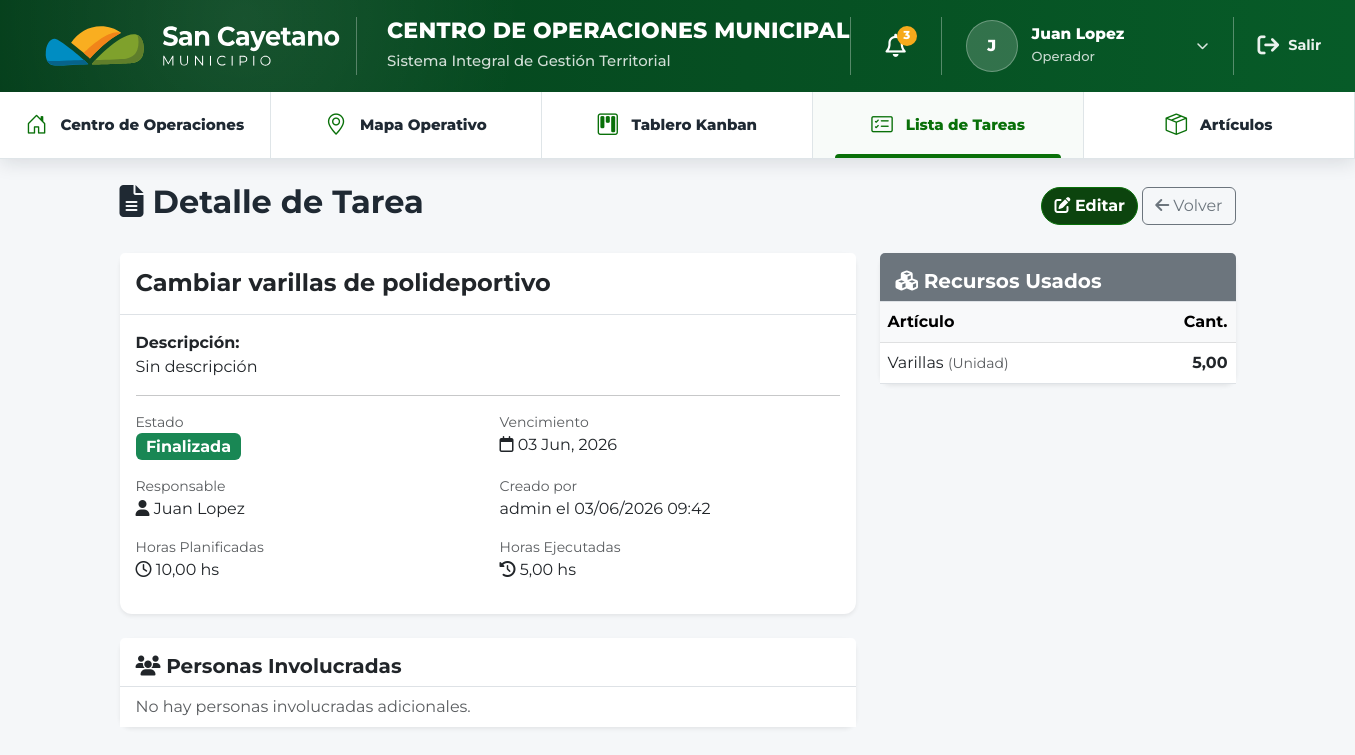
The app's page /tasks/1/ (signed in) with its own data.
### accounts/models.py (models this page shows, shortened)
class User(AbstractUser):
    class Role(models.TextChoices):
        ADMINISTRADOR = 'ADMIN', 'Administrador'
        FUNCIONARIO = 'FUNC', 'Funcionario'
        OPERADOR = 'OPER', 'Operador'
    role = models.CharField(
        max_length=5,
        choices=Role.choices,
        default=Role.OPERADOR,
    )
    def is_administrador(self):
        return self.role == self.Role.ADMINISTRADOR

### tasks/models.py (models this page shows, shortened)
class Task(models.Model):
    class Status(models.TextChoices):
        REGISTERED = 'REG', 'Registrada'
        PENDING = 'PEN', 'Pendiente de Asignar'
        IN_PROGRESS = 'INP', 'En Curso'
        COMPLETED = 'COM', 'Finalizada'
    title = models.CharField(max_length=200, verbose_name='Título')
    description = models.TextField(verbose_name='Descripción', blank=True)
    created_at = models.DateTimeField(auto_now_add=True, verbose_name='Fecha de Registro')
    due_date = models.DateField(verbose_name='Fecha de Vencimiento')
    status = models.CharField(
        max_length=3,
        choices=Status.choices,
        default=Status.REGISTERED,
        verbose_name='Estado'
    )
    assigned_to = models.ForeignKey(
        settings.AUTH_USER_MODEL,
        on_delete=models.SET_NULL,
        null=True,
        blank=True,
        related_name='assigned_tasks',
        verbose_name='Asignado a'
    )
    involved_persons = models.ManyToManyField(
        settings.AUTH_USER_MODEL,
        related_name='involved_tasks',
        blank=True,
        verbose_name='Personas Involucradas'
    )
    planned_hours = models.DecimalField(
        max_digits=6, decimal_places=2, default=0, verbose_name='Horas Planificadas'
    )
    executed_hours = models.DecimalField(
        max_digits=6, decimal_places=2, default=0, verbose_name='Horas Ejecutadas'
    )
    created_by = models.ForeignKey(
        settings.AUTH_USER_MODEL,
        on_delete=models.CASCADE,
        related_name='created_tasks',
        verbose_name='Creado por'
    )
    class Meta:
        verbose_name = 'Tarea'
        verbose_name_plural = 'Tareas'
        ordering = ['-created_at']
    @property
    def is_overdue(self):
        if self.status != self.Status.COMPLETED and self.due_date:
            return self.due_date < timezone.now().date()
        return False

class TaskResource(models.Model):
    task = models.ForeignKey(Task, on_delete=models.CASCADE, related_name='resources', verbose_name='Tarea')
    article = models.ForeignKey(Article, on_delete=models.CASCADE, related_name='task_resources', verbose_name='Artículo')
    quantity = models.DecimalField(max_digits=10, decimal_places=2, default=1, verbose_name='Cantidad')
    class Meta:
        verbose_name = 'Recurso de Tarea'
        verbose_name_plural = 'Recursos de Tarea'

class Article(models.Model):
    name = models.CharField(max_length=200, verbose_name='Nombre')
    description = models.TextField(verbose_name='Descripción', blank=True)
    unit = models.CharField(max_length=50, verbose_name='Unidad de medida', default='Unidad')
    class Meta:
        verbose_name = 'Artículo'
        verbose_name_plural = 'Artículos'
        ordering = ['name']

### tasks/views.py (the view)
class TaskDetailView(LoginRequiredMixin, DetailView):
    model = Task
    template_name = 'tasks/task_detail.html'
    context_object_name = 'task'

### templates/tasks/task_detail.html (shortened to what this page needs)
{% extends 'base.html' %}
{% block content %}
<div class="d-flex justify-content-between align-items-center mb-4">
    <h2 class="fw-bold"><i class="fa-solid fa-file-lines"></i> Detalle de Tarea</h2>
    <div>
        <a href="{% url 'task_update' task.id %}" class="btn btn-primary"><i class="fa-solid fa-pen-to-square"></i> Editar</a>
        <a href="{% url 'task_list' %}" class="btn btn-outline-secondary"><i class="fa-solid fa-arrow-left"></i> Volver</a>
    </div>
</div>
<div class="row">
    <div class="col-md-8">
        <div class="card shadow-sm border-0 mb-4">
            <div class="card-header bg-white border-bottom pt-3 pb-2">
                <h4 class="fw-bold">{{ task.title }}</h4>
            </div>
            <div class="card-body">
                <p><strong>Descripción:</strong><br> {{ task.description|default:"Sin descripción" }}</p>
                <hr>
                <div class="row">
                    <div class="col-sm-6 mb-3">
                        <small class="text-muted d-block">Estado</small>
                        <span class="badge
                            {% if task.status == 'REG' %}bg-secondary
                            {% elif task.status == 'PEN' %}bg-warning text-dark
                            {% elif task.status == 'INP' %}bg-info text-white
                            {% elif task.status == 'COM' %}bg-success
                            {% endif %} fs-6">
                            {{ task.get_status_display }}
                        </span>
                    </div>
                    <div class="col-sm-6 mb-3">
                        <small class="text-muted d-block">Vencimiento</small>
                        <span class="{% if task.is_overdue %}text-danger fw-bold{% endif %}"><i class="fa-regular fa-calendar"></i> {{ task.due_date|date:"d M, Y" }}</span>
                    </div>
                    <div class="col-sm-6 mb-3">
                        <small class="text-muted d-block">Responsable</small>
                        <span><i class="fa-solid fa-user"></i>
                            {% if task.assigned_to %}
                                {{ task.assigned_to.get_full_name|default:task.assigned_to.username }}
                            {% else %}
                                Nadie
                            {% endif %}
                        </span>
                    </div>
                    <div class="col-sm-6 mb-3">
                        <small class="text-muted d-block">Creado por</small>
                        <span>{{ task.created_by.get_full_name|default:task.created_by.username }} el {{ task.created_at|date:"d/m/Y H:i" }}</span>
                    </div>
                    <div class="col-sm-6 mb-3">
                        <small class="text-muted d-block">Horas Planificadas</small>
                        <span><i class="fa-regular fa-clock"></i> {{ task.planned_hours }} hs</span>
                    </div>
                    <div class="col-sm-6 mb-3">
                        <small class="text-muted d-block">Horas Ejecutadas</small>
                        <span><i class="fa-solid fa-clock-rotate-left"></i> {{ task.executed_hours }} hs</span>
                    </div>
                </div>
            </div>
        </div>
        <div class="card shadow-sm border-0 mb-4">
            <div class="card-header bg-white border-bottom pt-3 pb-2">
                <h5 class="fw-bold m-0"><i class="fa-solid fa-users"></i> Personas Involucradas</h5>
            </div>
            <div class="card-body p-0">
                <ul class="list-group list-group-flush">
                    {% for person in task.involved_persons.all %}
                    <li class="list-group-item"><i class="fa-solid fa-user-check text-secondary me-2"></i> {{ person.get_full_name|default:person.username }} ({{ person.get_role_display }})</li>
                    {% empty %}
                    <li class="list-group-item text-muted">No hay personas involucradas adicionales.</li>
                    {% endfor %}
                </ul>
            </div>
        </div>
    </div>
    <div class="col-md-4">
        <div class="card shadow-sm border-0 mb-4 bg-light">
            <div class="card-header bg-secondary text-white border-bottom pt-3 pb-2">
                <h5 class="fw-bold m-0"><i class="fa-solid fa-cubes"></i> Recursos Usados</h5>
            </div>
            <div class="card-body p-0">
                <table class="table mb-0">
                    <thead class="table-light">
                        <tr>
                            <th>Artículo</th>
                            <th class="text-end">Cant.</th>
                        </tr>
                    </thead>
                    <tbody>
                        {% for resource in task.resources.all %}
                        <tr>
                            <td>{{ resource.article.name }} <small class="text-muted">({{ resource.article.unit }})</small></td>
                            <td class="text-end fw-bold">{{ resource.quantity }}</td>
                        </tr>
                        {% empty %}
                        <tr>
                            <td colspan="2" class="text-center text-muted py-3">No hay recursos registrados.</td>
                        </tr>
                        {% endfor %}
                    </tbody>
                </table>
            </div>
        </div>
    </div>
</div>
{% endblock %}

### templates/base.html (shortened to what this page needs)
{% load static %}
<!DOCTYPE html>
<html lang="es">
<head>
    <link href="https://cdn.jsdelivr.net/npm/bootstrap@5.3.0/dist/css/bootstrap.min.css" rel="stylesheet">
    <link rel="stylesheet" href="https://cdnjs.cloudflare.com/ajax/libs/font-awesome/6.4.0/css/all.min.css">
    <link rel="stylesheet" href="https://cdn.jsdelivr.net/npm/bootstrap-icons@1.11.3/font/bootstrap-icons.min.css">
    <link rel="stylesheet" href="{% static 'css/style.css' %}">
</head>
<body class="{% if user.is_authenticated %}authenticated{% endif %}">
{% if user.is_authenticated %}
<header class="municipal-header">
    <div class="municipal-topbar">
        <div class="container-fluid municipal-header-container">
            <a class="municipal-brand" href="{% url 'dashboard' %}">
                <img src="{% static 'img/logo-san-cayetano.svg' %}" alt="San Cayetano Municipio" class="municipal-logo">
            </a>
            <div class="municipal-title">
                <div class="municipal-title-main">Centro de Operaciones Municipal</div>
                <div class="municipal-title-sub">Sistema Integral de Gestión Territorial</div>
            </div>
            <div class="municipal-actions">
                <div class="header-action-group d-none d-md-flex">
                    <button class="notification-btn" type="button" aria-label="Notificaciones">
                        <i class="fa-regular fa-bell"></i>
                        <span class="notification-badge">3</span>
                    </button>
                </div>
                <div class="header-action-group">
                    <button class="user-dropdown-btn" type="button">
                        <span class="user-avatar">
                            {{ user.first_name|default:user.username|slice:":1"|upper }}
                        </span>
                        <span class="user-info d-none d-md-block">
                            <span class="user-name">{{ user.get_full_name|default:user.username }}</span>
                            <span class="user-role">{{ user.get_role_display }}</span>
                        </span>
                        <i class="fa-solid fa-chevron-down user-dropdown-icon d-none d-md-inline"></i>
                    </button>
                </div>
                <div class="header-action-group d-none d-lg-flex">
                    <form action="{% url 'logout' %}" method="post" class="m-0">
                        <button type="submit" class="logout-btn">
                            <i class="fa-solid fa-arrow-right-from-bracket"></i>
                            <span>Salir</span>
                        </button>
                    </form>
                </div>
            </div>
        </div>
    </div>
    <nav class="municipal-nav navbar navbar-expand-lg">
        <div class="container-fluid municipal-header-container">
            <div class="collapse navbar-collapse" id="municipalMenu">
                <ul class="navbar-nav municipal-menu">
                    <li class="nav-item">
                        <a class="nav-link {% if request.resolver_match.url_name == 'dashboard' %}active{% endif %}" href="{% url 'dashboard' %}">
                            <i class="bi bi-house-door"></i>
                            Centro de Operaciones
                        </a>
                    </li>
                    <li class="nav-item">
                        <a class="nav-link {% if request.resolver_match.url_name == 'mapa_operativo' %}active{% endif %}" href="{% url 'mapa_operativo' %}">
                            <i class="bi bi-geo-alt"></i>
                            Mapa Operativo
                        </a>
                    </li>
                    <li class="nav-item">
                        <a class="nav-link {% if request.resolver_match.url_name == 'kanban' %}active{% endif %}" href="{% url 'kanban' %}">
                            <i class="bi bi-kanban"></i>
                            Tablero Kanban
                        </a>
                    </li>
                    <li class="nav-item">
                        <a class="nav-link {% if request.resolver_match.url_name == 'task_list' or request.resolver_match.url_name == 'task_detail' or request.resolver_match.url_name == 'task_create' or request.resolver_match.url_name == 'task_update' %}active{% endif %}" href="{% url 'task_list' %}">
                            <i class="bi bi-card-checklist"></i>
                            Lista de Tareas
                        </a>
                    </li>
                    <li class="nav-item">
                        <a class="nav-link " href="{% url 'article_list' %}">
                            <i class="bi bi-box-seam"></i>
                            Artículos
                        </a>
                    </li>
                </ul>
            </div>
        </div>
    </nav>
</header>
{% endif %}
<main class="container mt-4">
    {% block content %}{% endblock %}
</main>
</body>
</html>

### records on screen
User: first_name "J", get_full_name "Juan Lopez", role "Operador"
Task: title "Cambiar varillas de polideportivo", description "Sin descripción", status "Finalizada", due_date "03 Jun, 2026", assigned_to.get_full_name "Juan Lopez", created_by.get_full_name "admin", created_at "03/06/2026 09:42", planned_hours "10,00", executed_hours "5,00"
TaskResource: article.name "Varillas", article.unit "Unidad", quantity "5,00"
